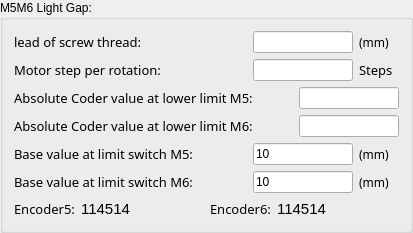
    <widget class="QGroupBox" name="groupBox_3">
     <property name="title">
      <string>M5M6 Light Gap:</string>
     </property>
     <layout class="QVBoxLayout" name="verticalLayout_3">
      <item>
       <layout class="QHBoxLayout" name="horizontalLayout_7" stretch="0,0,0,0">
        <item>
         <widget class="QLabel" name="label_7">
          <property name="font">
           <font>
            <family>微软雅黑</family>
            <pointsize>10</pointsize>
           </font>
          </property>
          <property name="text">
           <string>lead of screw thread:</string>
          </property>
         </widget>
        </item>
        <item>
         <spacer name="horizontalSpacer_7">
          <property name="orientation">
           <enum>Qt::Horizontal</enum>
          </property>
          <property name="sizeHint" stdset="0">
           <size>
            <width>40</width>
            <height>20</height>
           </size>
          </property>
         </spacer>
        </item>
        <item>
         <widget class="QLineEdit" name="Le_ScrewThread3">
          <property name="minimumSize">
           <size>
            <width>100</width>
            <height>0</height>
           </size>
          </property>
          <property name="maximumSize">
           <size>
            <width>100</width>
            <height>16777215</height>
           </size>
          </property>
         </widget>
        </item>
        <item>
         <widget class="QLabel" name="label_16">
          <property name="minimumSize">
           <size>
            <width>40</width>
            <height>0</height>
           </size>
          </property>
          <property name="maximumSize">
           <size>
            <width>40</width>
            <height>16777215</height>
           </size>
          </property>
          <property name="font">
           <font>
            <family>微软雅黑</family>
            <pointsize>9</pointsize>
           </font>
          </property>
          <property name="text">
           <string>(mm)</string>
          </property>
         </widget>
        </item>
       </layout>
      </item>
      <item>
       <layout class="QHBoxLayout" name="horizontalLayout_12" stretch="0,0,0,0">
        <item>
         <widget class="QLabel" name="label_23">
          <property name="font">
           <font>
            <family>微软雅黑</family>
            <pointsize>10</pointsize>
           </font>
          </property>
          <property name="text">
           <string>Motor step per rotation:</string>
          </property>
         </widget>
        </item>
        <item>
         <spacer name="horizontalSpacer_12">
          <property name="orientation">
           <enum>Qt::Horizontal</enum>
          </property>
          <property name="sizeHint" stdset="0">
           <size>
            <width>40</width>
            <height>20</height>
           </size>
          </property>
         </spacer>
        </item>
        <item>
         <widget class="QLineEdit" name="Le_StepNumber3">
          <property name="minimumSize">
           <size>
            <width>100</width>
            <height>0</height>
           </size>
          </property>
          <property name="maximumSize">
           <size>
            <width>100</width>
            <height>16777215</height>
           </size>
          </property>
         </widget>
        </item>
        <item>
         <widget class="QLabel" name="label_24">
          <property name="minimumSize">
           <size>
            <width>40</width>
            <height>0</height>
           </size>
          </property>
          <property name="maximumSize">
           <size>
            <width>40</width>
            <height>16777215</height>
           </size>
          </property>
          <property name="font">
           <font>
            <family>微软雅黑</family>
            <pointsize>10</pointsize>
           </font>
          </property>
          <property name="text">
           <string>Steps</string>
          </property>
         </widget>
        </item>
       </layout>
      </item>
      <item>
       <layout class="QHBoxLayout" name="horizontalLayout_23" stretch="0,0,0">
        <item>
         <widget class="QLabel" name="label_38">
          <property name="font">
           <font>
            <family>微软雅黑</family>
            <pointsize>10</pointsize>
           </font>
          </property>
          <property name="text">
           <string>Absolute Coder value at lower limit M5:</string>
          </property>
         </widget>
        </item>
        <item>
         <spacer name="horizontalSpacer_23">
          <property name="orientation">
           <enum>Qt::Horizontal</enum>
          </property>
          <property name="sizeHint" stdset="0">
           <size>
            <width>40</width>
            <height>20</height>
           </size>
          </property>
         </spacer>
        </item>
        <item>
         <widget class="QLineEdit" name="Le_LimitPosition5">
          <property name="minimumSize">
           <size>
            <width>100</width>
            <height>0</height>
           </size>
          </property>
          <property name="maximumSize">
           <size>
            <width>100</width>
            <height>16777215</height>
           </size>
          </property>
         </widget>
        </item>
       </layout>
      </item>
      <item>
       <layout class="QHBoxLayout" name="horizontalLayout_16" stretch="0,0,0">
        <item>
         <widget class="QLabel" name="label_25">
          <property name="font">
           <font>
            <family>微软雅黑</family>
            <pointsize>10</pointsize>
           </font>
          </property>
          <property name="text">
           <string>Absolute Coder value at lower limit M6:</string>
          </property>
         </widget>
        </item>
        <item>
         <spacer name="horizontalSpacer_16">
          <property name="orientation">
           <enum>Qt::Horizontal</enum>
          </property>
          <property name="sizeHint" stdset="0">
           <size>
            <width>40</width>
            <height>20</height>
           </size>
          </property>
         </spacer>
        </item>
        <item>
         <widget class="QLineEdit" name="Le_LimitPosition6">
          <property name="minimumSize">
           <size>
            <width>100</width>
            <height>0</height>
           </size>
          </property>
          <property name="maximumSize">
           <size>
            <width>100</width>
            <height>16777215</height>
           </size>
          </property>
         </widget>
        </item>
       </layout>
      </item>
      <item>
       <layout class="QHBoxLayout" name="horizontalLayout_24" stretch="0,0,0,0">
        <item>
         <widget class="QLabel" name="label_39">
          <property name="font">
           <font>
            <family>微软雅黑</family>
            <pointsize>10</pointsize>
           </font>
          </property>
          <property name="text">
           <string>Base value at limit switch M5: </string>
          </property>
         </widget>
        </item>
        <item>
         <spacer name="horizontalSpacer_24">
          <property name="orientation">
           <enum>Qt::Horizontal</enum>
          </property>
          <property name="sizeHint" stdset="0">
           <size>
            <width>40</width>
            <height>20</height>
           </size>
          </property>
         </spacer>
        </item>
        <item>
         <widget class="QLineEdit" name="Le_LimitSwitch5">
          <property name="minimumSize">
           <size>
            <width>100</width>
            <height>0</height>
           </size>
          </property>
          <property name="maximumSize">
           <size>
            <width>100</width>
            <height>16777215</height>
           </size>
          </property>
          <property name="text">
           <string>10</string>
          </property>
         </widget>
        </item>
        <item>
         <widget class="QLabel" name="label_40">
          <property name="minimumSize">
           <size>
            <width>40</width>
            <height>0</height>
           </size>
          </property>
          <property name="maximumSize">
           <size>
            <width>40</width>
            <height>16777215</height>
           </size>
          </property>
          <property name="font">
           <font>
            <family>微软雅黑</family>
            <pointsize>9</pointsize>
           </font>
          </property>
          <property name="text">
           <string>(mm)</string>
          </property>
         </widget>
        </item>
       </layout>
      </item>
      <item>
       <layout class="QHBoxLayout" name="horizontalLayout_25" stretch="0,0,0,0">
        <item>
         <widget class="QLabel" name="label_41">
          <property name="font">
           <font>
            <family>微软雅黑</family>
            <pointsize>10</pointsize>
           </font>
          </property>
          <property name="text">
           <string>Base value at limit switch M6: </string>
          </property>
         </widget>
        </item>
        <item>
         <spacer name="horizontalSpacer_25">
          <property name="orientation">
           <enum>Qt::Horizontal</enum>
          </property>
          <property name="sizeHint" stdset="0">
           <size>
            <width>40</width>
            <height>20</height>
           </size>
          </property>
         </spacer>
        </item>
        <item>
         <widget class="QLineEdit" name="Le_LimitSwitch6">
          <property name="minimumSize">
           <size>
            <width>100</width>
            <height>0</height>
           </size>
          </property>
          <property name="maximumSize">
           <size>
            <width>100</width>
            <height>16777215</height>
           </size>
          </property>
          <property name="text">
           <string>10</string>
          </property>
         </widget>
        </item>
        <item>
         <widget class="QLabel" name="label_42">
          <property name="minimumSize">
           <size>
            <width>40</width>
            <height>0</height>
           </size>
          </property>
          <property name="maximumSize">
           <size>
            <width>40</width>
            <height>16777215</height>
           </size>
          </property>
          <property name="font">
           <font>
            <family>微软雅黑</family>
            <pointsize>9</pointsize>
           </font>
          </property>
          <property name="text">
           <string>(mm)</string>
          </property>
         </widget>
        </item>
       </layout>
      </item>
      <item>
       <layout class="QHBoxLayout" name="horizontalLayout_26">
        <item>
         <layout class="QHBoxLayout" name="horizontalLayout_20">
          <item>
           <widget class="QLabel" name="label_30">
            <property name="font">
             <font>
              <family>微软雅黑</family>
              <pointsize>10</pointsize>
             </font>
            </property>
            <property name="text">
             <string>Encoder5:</string>
            </property>
           </widget>
          </item>
          <item>
           <widget class="QLabel" name="Lb_EncoderValue5">
            <property name="font">
             <font>
              <family>Arial</family>
              <pointsize>11</pointsize>
             </font>
            </property>
            <property name="text">
             <string>114514</string>
            </property>
            <property name="alignment">
             <set>Qt::AlignCenter</set>
            </property>
           </widget>
          </item>
         </layout>
        </item>
        <item>
         <spacer name="horizontalSpacer_22">
          <property name="orientation">
           <enum>Qt::Horizontal</enum>
          </property>
          <property name="sizeHint" stdset="0">
           <size>
            <width>40</width>
            <height>20</height>
           </size>
          </property>
         </spacer>
        </item>
        <item>
         <layout class="QHBoxLayout" name="horizontalLayout_22">
          <item>
           <widget class="QLabel" name="label_32">
            <property name="font">
             <font>
              <family>微软雅黑</family>
              <pointsize>10</pointsize>
             </font>
            </property>
            <property name="text">
             <string>Encoder6:</string>
            </property>
           </widget>
          </item>
          <item>
           <widget class="QLabel" name="Lb_EncoderValue6">
            <property name="font">
             <font>
              <family>Arial</family>
              <pointsize>11</pointsize>
             </font>
            </property>
            <property name="text">
             <string>114514</string>
            </property>
            <property name="alignment">
             <set>Qt::AlignCenter</set>
            </property>
           </widget>
          </item>
         </layout>
        </item>
        <item>
         <spacer name="horizontalSpacer_26">
          <property name="orientation">
           <enum>Qt::Horizontal</enum>
          </property>
          <property name="sizeHint" stdset="0">
           <size>
            <width>37</width>
            <height>17</height>
           </size>
          </property>
         </spacer>
        </item>
       </layout>
      </item>
     </layout>
    </widget>
